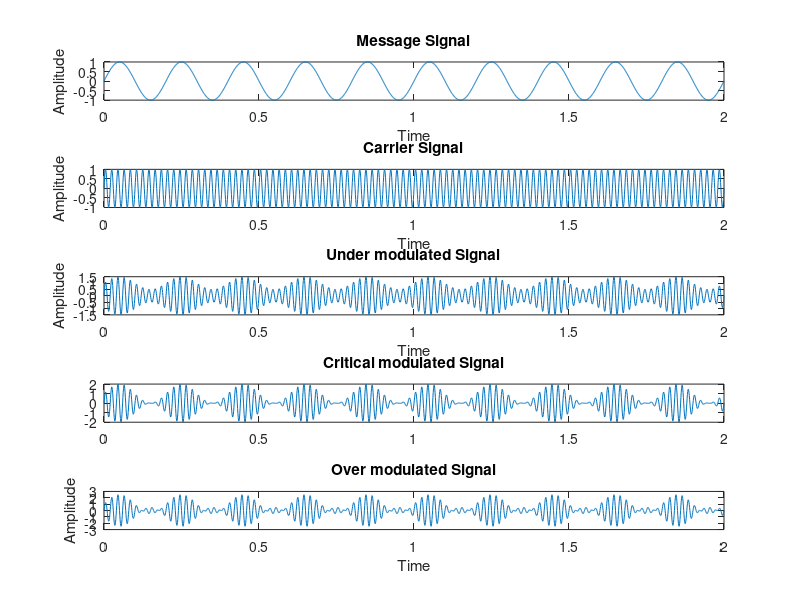

Recreate this plot in MATLAB.
clc;
close all;
t=0:0.001:2;
f1=5;
m=sin(2*pi*f1*t);
subplot(5,1,1);
plot(t,m);
xlabel('Time');
ylabel('Amplitude');
title('Message Signal');
f2=50;
c=sin(2*pi*f2*t);
subplot(5,1,2);
plot(t,c);
xlabel('Time');
ylabel('Amplitude');
title('Carrier Signal');
m1=0.5;
s1=(1+(m1*m)).*c;
subplot(5,1,3);
plot(t,s1);
xlabel('Time');
ylabel('Amplitude');
title('Under modulated Signal');
m2=1;
s2=(1+(m2*m)).*c;
subplot(5,1,4);
plot(t,s2);
title('Critical modulated Signal');
m3=1.5;
s3=(1+(m3*m)).*c;
subplot(5,1,5);
plot(t,s3);
title('Over modulated Signal');
axis([0,2,-3,3]);
xlabel('Time');
ylabel('Amplitude');